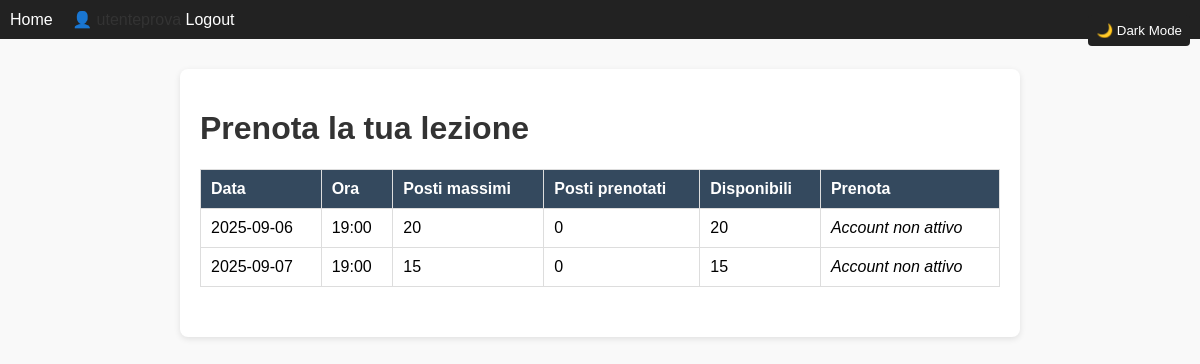
Screenshot of / (signed in) with the database file from the repository.
### tables this page shows
CREATE TABLE classi (
    id INTEGER PRIMARY KEY AUTOINCREMENT,
    data DATE NOT NULL,
    ora TIME NOT NULL,
    max_posti INTEGER NOT NULL
);

### app.py (the view)
@app.route("/")
def home():
    db = get_db()
    classi = db.execute("SELECT * FROM classi ORDER BY data ASC, ora ASC").fetchall()
    prenotazioni_count = {}
    for c in classi:
        count = db.execute(
            "SELECT COUNT(*) AS n FROM prenotazioni WHERE classe_id=?",
            (c["id"],)
        ).fetchone()["n"]
        prenotazioni_count[c["id"]] = count
    return render_template(
        "home.html",
        classi=classi,
        prenotazioni=prenotazioni_count,
        user_id=session.get("user_id"),
        user_status=session.get("user_status"),
    )

### app.py (called while the page is built)
def get_db():
    conn = sqlite3.connect(DB_FILE)
    conn.row_factory = sqlite3.Row
    return conn

### templates/home.html (shortened to what this page needs)
{% extends "layout.html" %}
{% block content %}
<h1>Prenota la tua lezione</h1>
<table class="admin-table">
    <tr>
        <th>Data</th>
        <th>Ora</th>
        <th>Posti massimi</th>
        <th>Posti prenotati</th>
        <th>Disponibili</th>
        <th>Prenota</th>
    </tr>
    {% for c in classi %}
    <tr>
        <td>{{ c.data }}</td>
        <td>{{ c.ora }}</td>
        <td>{{ c.max_posti }}</td>
        <td>{{ prenotazioni[c.id] }}</td>
        <td>{{ c.max_posti - prenotazioni[c.id] }}</td>
        <td>
            {% if user_id and user_status == 'attivo' %}
                {% if prenotazioni[c.id] < c.max_posti %}
                    <form action="{{ url_for('prenota', classe_id=c.id) }}" method="post">
                        <button type="submit">Prenota</button>
                    </form>
                {% else %}
                    <strong>Piena</strong>
                {% endif %}
            {% elif not user_id %}
                <a href="{{ url_for('user_login') }}">Accedi per prenotare</a>
            {% else %}
                <em>Account non attivo</em>
            {% endif %}
        </td>
    </tr>
    {% endfor %}
</table>
{% endblock %}

### static/style.css (style rules this page uses)
body { font-family: Arial, sans-serif; margin: 0; padding: 0; background: #f9f9f9; color: #333; }
table { width: 100%; border-collapse: collapse; margin: 20px 0; }
table th, table td { border: 1px solid #ddd; padding: 8px; text-align: center; }
table th { background: #f2f2f2; }
.admin-table { border-collapse: collapse; width: 100%; margin-bottom: 30px; }
.admin-table th, .admin-table td { border: 1px solid #ddd; padding: 10px; text-align: left; }
.admin-table th { background-color: #34495e; color: white; }
body:not(.dark-mode) .admin-table td { background-color: #fff; color: #000; }
body:not(.dark-mode) .admin-table tr:nth-child(even):not(.ok):not(.piena):not(.sotto_minimo) { background-color: #f9f9f9; }
body:not(.dark-mode) .admin-table tr:nth-child(odd):not(.ok):not(.piena):not(.sotto_minimo) { background-color: #ffffff; }
body { background-color: #f9f9f9; color: #333; }

### rows the page displays
classi: data "2025-09-06", ora "19:00", max_posti "20", prenotazioni "0", c.max_posti-prenotazioni[c.id] "20"
classi: data "2025-09-07", ora "19:00", max_posti "15", prenotazioni "0", c.max_posti-prenotazioni[c.id] "15"
